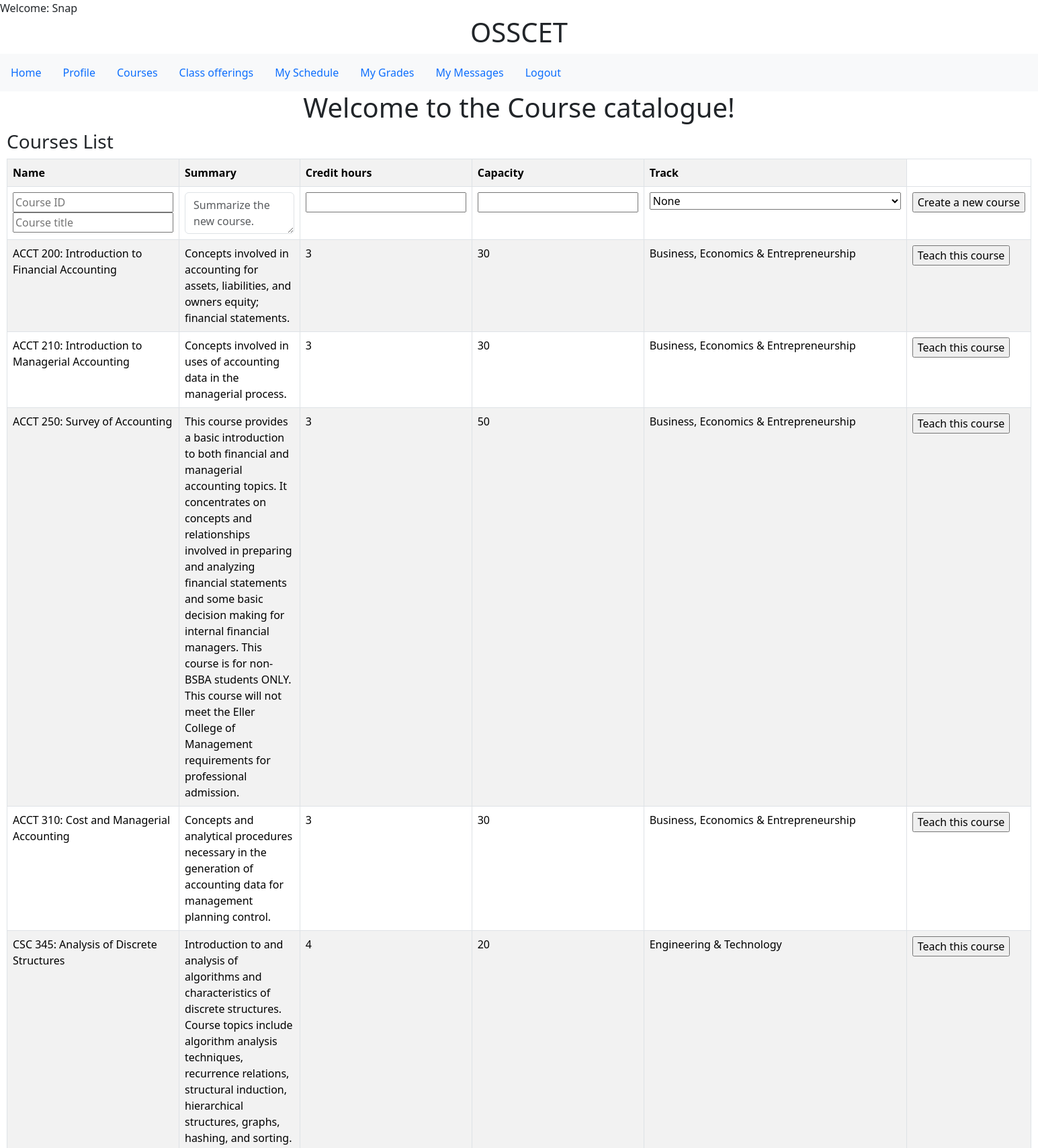
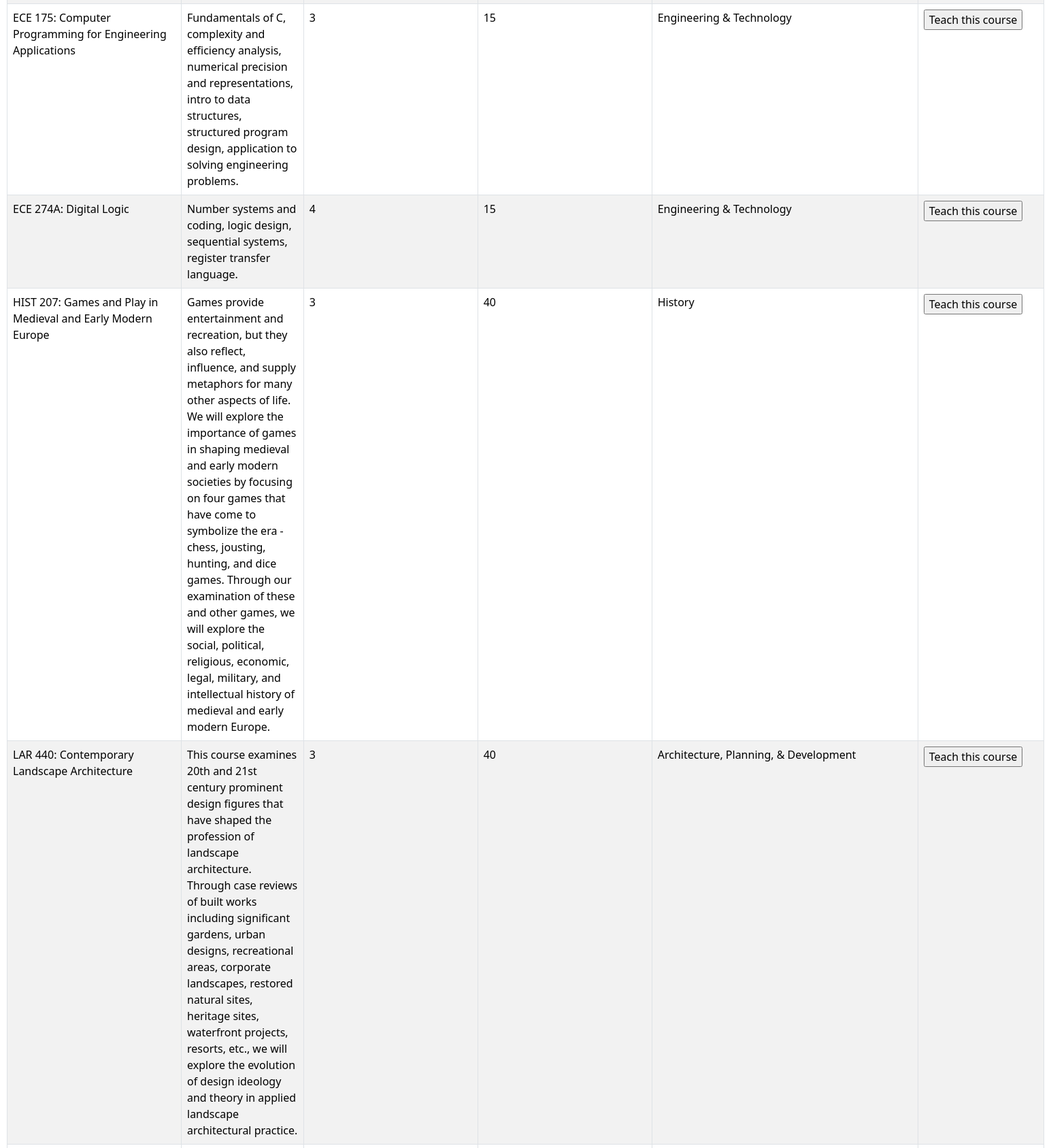
Screenshot of /courses.php (signed in, upper part) with the database file from the repository (2 pictures, top to bottom).
### tables this page shows
CREATE TABLE `courses` (
  `course_id` varchar(10) NOT NULL,
  `course_name` varchar(100) NOT NULL,
  `summary` varchar(1000) DEFAULT NULL,
  `credits` int(11) NOT NULL,
  `track_id` int(11) NOT NULL,
  `prerequesites` tinyint(1) DEFAULT NULL,
  `default_max_capacity` int(11) DEFAULT NULL
);

CREATE TABLE `subject_tracks` (
  `track_id` int(11) NOT NULL,
  `track_name` varchar(45) NOT NULL
);

### courses_teacher.php (the view, shortened to what this page needs)
<!DOCTYPE html>
<html lang="en">
<head>
</head>
<body>
    <div class="bs-example">
            <div class="row">
                <div class="col-md-12">
                    <div class="page-header clearfix">
                        <h3 class="pull-left">Courses List</h3>
                    </div>
                    <?php
                    include_once 'db.php';
                    $result = mysqli_query($conn,"SELECT * FROM courses INNER JOIN subject_tracks ON courses.track_id=subject_tracks.track_id");
                    $tracks = mysqli_query($conn,"SELECT * from subject_tracks");
                    ?>
                    <?php
                    if (mysqli_num_rows($result) > 0) {
                    ?>
                      <table class='table table-bordered table-striped'>
                      <th>Name</th>
                        <th>Summary</th>
                        <th>Credit hours</th>
                        <th>Capacity</th>
                        <th>Track</th>
                      <tr><form method="POST" action="courses.php">
                        <td><input type="text" name="course_id" placeholder="Course ID"> <input type="text" name="course_name" placeholder="Course title"></td>
                        <td><textarea class="form-control" placeholder="Summarize the new course." name="summary"></textarea></td>
                        <td><input type="number" name="credits"></td>
                        <td><input type="number" name="default_max_capacity"></td>
                        <td><select name="track_id">
                            <?php
                    while($track_listing = mysqli_fetch_array($tracks)) {
                        $subject_id = $track_listing["track_id"];
                    ?>
                    <option value="<?php echo $subject_id ?>"> <?php echo $track_listing["track_name"] ?></option>
                    <?php
                    }
                    ?></select></td>
                        <td><input type="submit" name="create_course" value="Create a new course"></td>
                      </form></tr>
                    <?php
                    while($row = mysqli_fetch_array($result)) {
                    ?>
                    <tr>
                        <td><?php
                        $row_course_id = $row["course_id"]; echo $row_course_id; echo ': '; echo $row["course_name"]; ?></td>
                        <td width:1000px><?php echo $row["summary"]; ?></td>
                        <td><?php echo $row["credits"]; ?></td>
                        <td><?php echo $row["default_max_capacity"]; ?></td>
                        <td><?php echo $row["track_name"]; ?></td>
                        <td><form method="POST" action="classes.php"><input type="hidden" name="course_id" value="<?php echo $row_course_id; ?>"><input type="submit" name="preload_class" value="Teach this course"></form></td>
                    </tr>
                    <?php
                    }
                    ?>
                    </table>
                     <?php
                    }
                    else{
                        echo "No result found";
                    }
                    ?>
                </div>
            </div>
    </div>
</body>
</html>

### courses_teacher.php (style rules this page uses)
.bs-example { margin: 10px; }

### rows the page displays
courses: course_id "ACCT 200", course_name "Introduction to Financial Accounting", summary "Concepts involved in accounting for assets, liabilities, and owners equity; financial statements.", credits "3", default_max_capacity "30", track.track_name "Business, Economics & Entrepreneurship"
courses: course_id "ACCT 210", course_name "Introduction to Managerial Accounting", summary "Concepts involved in uses of accounting data in the managerial process.", credits "3", default_max_capacity "30", track.track_name "Business, Economics & Entrepreneurship"
courses: course_id "ACCT 250", course_name "Survey of Accounting", summary "This course provides a basic introduction to both financial and managerial accounting topics. It concentrates on concepts and relationships involved in preparing and analyzing financial statements and some basic decision making for internal financial managers. This course is for non-BSBA students ONLY. This course will not meet the Eller College of Management requirements for professional admission.", credits "3", default_max_capacity "50", track.track_name "Business, Economics & Entrepreneurship"
courses: course_id "ACCT 310", course_name "Cost and Managerial Accounting", summary "Concepts and analytical procedures necessary in the generation of accounting data for management planning control.", credits "3", default_max_capacity "30", track.track_name "Business, Economics & Entrepreneurship"
courses: course_id "CSC 345", course_name "Analysis of Discrete Structures", summary "Introduction to and analysis of algorithms and characteristics of discrete structures. Course topics include algorithm analysis techniques, recurrence relations, structural induction, hierarchical structures, graphs, hashing, and sorting.", credits "4", default_max_capacity "20", track.track_name "Engineering & Technology"
courses: course_id "ECE 175", course_name "Computer Programming for Engineering Applications", summary "Fundamentals of C, complexity and efficiency analysis, numerical precision and representations, intro to data structures, structured program design, application to solving engineering problems.", credits "3", default_max_capacity "15", track.track_name "Engineering & Technology"
courses: course_id "ECE 274A", course_name "Digital Logic", summary "Number systems and coding, logic design, sequential systems, register transfer language.", credits "4", default_max_capacity "15", track.track_name "Engineering & Technology"
courses: course_id "HIST 207", course_name "Games and Play in Medieval and Early Modern Europe", summary "Games provide entertainment and recreation, but they also reflect, influence, and supply metaphors for many other aspects of life. We will explore the importance of games in shaping medieval and early modern societies by focusing on four games that have come to symbolize the era - chess, jousting, hunting, and dice games. Through our examination of these and other games, we will explore the social, political, religious, economic, legal, military, and intellectual history of medieval and early modern Europe.", credits "3", default_max_capacity "40", track.track_name "History"
courses: course_id "LAR 440", course_name "Contemporary Landscape Architecture", summary "This course examines 20th and 21st century prominent design figures that have shaped the profession of landscape architecture. Through case reviews of built works including significant gardens, urban designs, recreational areas, corporate landscapes, restored natural sites, heritage sites, waterfront projects, resorts, etc., we will explore the evolution of design ideology and theory in applied landscape architectural practice.", credits "3", default_max_capacity "40", track.track_name "Architecture, Planning, & Development"

### other values shown
$_SESSION['username'] "Snap"
form field track_id "None"
